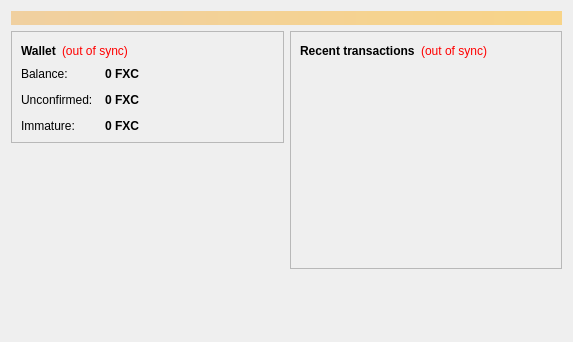
<?xml version="1.0" encoding="UTF-8"?>
<ui version="4.0">
 <class>OverviewPage</class>
 <widget class="QWidget" name="OverviewPage">
  <property name="geometry">
   <rect>
    <x>0</x>
    <y>0</y>
    <width>573</width>
    <height>342</height>
   </rect>
  </property>
  <property name="windowTitle">
   <string>Form</string>
  </property>
  <layout class="QVBoxLayout" name="topLayout">
   <item>
    <widget class="QLabel" name="labelAlerts">
     <property name="visible">
      <bool>false</bool>
     </property>
     <property name="styleSheet">
      <string notr="true">background-color: qlineargradient(x1: 0, y1: 0, x2: 1, y2: 0, stop:0 #F0D0A0, stop:1 #F8D488); color:#000000;</string>
     </property>
     <property name="wordWrap">
      <bool>true</bool>
     </property>
     <property name="margin">
      <number>3</number>
     </property>
    </widget>
   </item>
   <item>
    <layout class="QHBoxLayout" name="horizontalLayout" stretch="1,1">
     <item>
      <layout class="QVBoxLayout" name="verticalLayout_2">
       <item>
        <widget class="QFrame" name="frame">
         <property name="frameShape">
          <enum>QFrame::StyledPanel</enum>
         </property>
         <property name="frameShadow">
          <enum>QFrame::Raised</enum>
         </property>
         <layout class="QVBoxLayout" name="verticalLayout_4">
          <item>
           <layout class="QHBoxLayout" name="horizontalLayout_4">
            <item>
             <widget class="QLabel" name="label_5">
              <property name="font">
               <font>
                <weight>75</weight>
                <bold>true</bold>
               </font>
              </property>
              <property name="text">
               <string>Wallet</string>
              </property>
             </widget>
            </item>
            <item>
             <widget class="QLabel" name="labelWalletStatus">
              <property name="toolTip">
               <string>The displayed information may be out of date. Your wallet automatically synchronizes with the Foxcoin network after a connection is established, but this process has not completed yet.</string>
              </property>
              <property name="styleSheet">
               <string notr="true">QLabel { color: red; }</string>
              </property>
              <property name="text">
               <string notr="true">(out of sync)</string>
              </property>
              <property name="alignment">
               <set>Qt::AlignLeading|Qt::AlignLeft|Qt::AlignVCenter</set>
              </property>
             </widget>
            </item>
            <item>
             <spacer name="horizontalSpacer_2">
              <property name="orientation">
               <enum>Qt::Horizontal</enum>
              </property>
              <property name="sizeHint" stdset="0">
               <size>
                <width>40</width>
                <height>20</height>
               </size>
              </property>
             </spacer>
            </item>
           </layout>
          </item>
          <item>
           <layout class="QFormLayout" name="formLayout_2">
            <property name="fieldGrowthPolicy">
             <enum>QFormLayout::AllNonFixedFieldsGrow</enum>
            </property>
            <property name="horizontalSpacing">
             <number>12</number>
            </property>
            <property name="verticalSpacing">
             <number>12</number>
            </property>
            <item row="0" column="0">
             <widget class="QLabel" name="label">
              <property name="text">
               <string>Balance:</string>
              </property>
             </widget>
            </item>
            <item row="0" column="1">
             <widget class="QLabel" name="labelBalance">
              <property name="font">
               <font>
                <weight>75</weight>
                <bold>true</bold>
               </font>
              </property>
              <property name="cursor">
               <cursorShape>IBeamCursor</cursorShape>
              </property>
              <property name="toolTip">
               <string>Your current balance</string>
              </property>
              <property name="text">
               <string notr="true">0 FXC</string>
              </property>
              <property name="textInteractionFlags">
               <set>Qt::LinksAccessibleByMouse|Qt::TextSelectableByKeyboard|Qt::TextSelectableByMouse</set>
              </property>
             </widget>
            </item>
            <item row="1" column="0">
             <widget class="QLabel" name="label_3">
              <property name="text">
               <string>Unconfirmed:</string>
              </property>
             </widget>
            </item>
            <item row="1" column="1">
             <widget class="QLabel" name="labelUnconfirmed">
              <property name="font">
               <font>
                <weight>75</weight>
                <bold>true</bold>
               </font>
              </property>
              <property name="cursor">
               <cursorShape>IBeamCursor</cursorShape>
              </property>
              <property name="toolTip">
               <string>Total of transactions that have yet to be confirmed, and do not yet count toward the current balance</string>
              </property>
              <property name="text">
               <string notr="true">0 FXC</string>
              </property>
              <property name="textInteractionFlags">
               <set>Qt::LinksAccessibleByMouse|Qt::TextSelectableByKeyboard|Qt::TextSelectableByMouse</set>
              </property>
             </widget>
            </item>
            <item row="2" column="0">
             <widget class="QLabel" name="labelImmatureText">
              <property name="text">
               <string>Immature:</string>
              </property>
             </widget>
            </item>
            <item row="2" column="1">
             <widget class="QLabel" name="labelImmature">
              <property name="font">
               <font>
                <weight>75</weight>
                <bold>true</bold>
               </font>
              </property>
              <property name="toolTip">
               <string>Mined balance that has not yet matured</string>
              </property>
              <property name="text">
               <string notr="true">0 FXC</string>
              </property>
              <property name="textInteractionFlags">
               <set>Qt::LinksAccessibleByMouse|Qt::TextSelectableByKeyboard|Qt::TextSelectableByMouse</set>
              </property>
             </widget>
            </item>
           </layout>
          </item>
         </layout>
        </widget>
       </item>
       <item>
        <spacer name="verticalSpacer">
         <property name="orientation">
          <enum>Qt::Vertical</enum>
         </property>
         <property name="sizeHint" stdset="0">
          <size>
           <width>20</width>
           <height>40</height>
          </size>
         </property>
        </spacer>
       </item>
      </layout>
     </item>
     <item>
      <layout class="QVBoxLayout" name="verticalLayout_3">
       <item>
        <widget class="QFrame" name="frame_2">
         <property name="frameShape">
          <enum>QFrame::StyledPanel</enum>
         </property>
         <property name="frameShadow">
          <enum>QFrame::Raised</enum>
         </property>
         <layout class="QVBoxLayout" name="verticalLayout">
          <item>
           <layout class="QHBoxLayout" name="horizontalLayout_2">
            <item>
             <widget class="QLabel" name="label_4">
              <property name="text">
               <string>&lt;b&gt;Recent transactions&lt;/b&gt;</string>
              </property>
             </widget>
            </item>
            <item>
             <widget class="QLabel" name="labelTransactionsStatus">
              <property name="toolTip">
               <string>The displayed information may be out of date. Your wallet automatically synchronizes with the Foxcoin network after a connection is established, but this process has not completed yet.</string>
              </property>
              <property name="styleSheet">
               <string notr="true">QLabel { color: red; }</string>
              </property>
              <property name="text">
               <string notr="true">(out of sync)</string>
              </property>
              <property name="alignment">
               <set>Qt::AlignRight|Qt::AlignTrailing|Qt::AlignVCenter</set>
              </property>
             </widget>
            </item>
            <item>
             <spacer name="horizontalSpacer">
              <property name="orientation">
               <enum>Qt::Horizontal</enum>
              </property>
              <property name="sizeHint" stdset="0">
               <size>
                <width>40</width>
                <height>20</height>
               </size>
              </property>
             </spacer>
            </item>
           </layout>
          </item>
          <item>
           <widget class="QListView" name="listTransactions">
            <property name="styleSheet">
             <string notr="true">QListView { background: transparent; }</string>
            </property>
            <property name="frameShape">
             <enum>QFrame::NoFrame</enum>
            </property>
            <property name="verticalScrollBarPolicy">
             <enum>Qt::ScrollBarAlwaysOff</enum>
            </property>
            <property name="horizontalScrollBarPolicy">
             <enum>Qt::ScrollBarAlwaysOff</enum>
            </property>
            <property name="selectionMode">
             <enum>QAbstractItemView::NoSelection</enum>
            </property>
           </widget>
          </item>
         </layout>
        </widget>
       </item>
       <item>
        <spacer name="verticalSpacer_2">
         <property name="orientation">
          <enum>Qt::Vertical</enum>
         </property>
         <property name="sizeHint" stdset="0">
          <size>
           <width>20</width>
           <height>40</height>
          </size>
         </property>
        </spacer>
       </item>
      </layout>
     </item>
    </layout>
   </item>
  </layout>
 </widget>
 <resources/>
 <connections/>
</ui>
